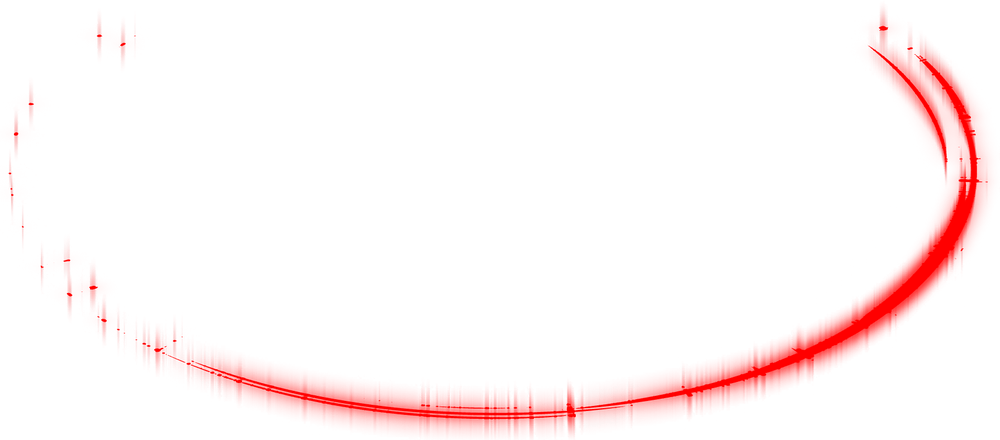
#> input picture AssetsLab/PackMe/MyGoodShades/MyGoodShades/Fx/ZagAmmoWeaponCirclesBright/ZagAmmoWeaponCirclesBright0001.png, 1000 x 440 px, shrunk from 1789 x 788 before the run, found by its file name; its folder holds only this picture in this run
$ python tint.py
#> lines starting #> are read from the running program, lines starting #| are printed output that depends on the picture
#> further down, img is the input picture: PIL image 1000x440 RGBA; mean R, G, B, A 41.2, 0, 0, 9.6
from PIL import Image, ImageOps, ImageEnhance
from PIL.ImageColor import getcolor, getrgb
from PIL.ImageOps import grayscale
import os

color = '#FF0000'
#color = '#e7eefe'
#directory = '../OGAssets/MineExplosion'
directory = 'ZagAmmoWeaponCirclesBright'
output_dir = 'Tinted'
saturation_degree = 1 # 1
contrast_degree = 3 # 5
brighten_degree = 1.5

# iterate over files in
# that directory

def image_tint(src, tint='#ffffff'):
#> called with tint = '#FF0000'
    src.load()
    r, g, b, alpha = src.split()
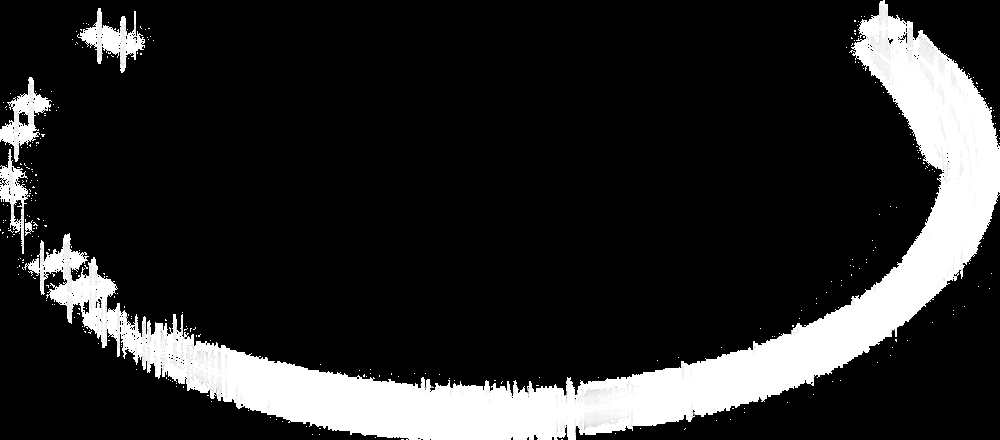
#> r: PIL image 1000x440 L; min 0, max 255, mean 41.2
#> g: PIL image 1000x440 L; every value is 0
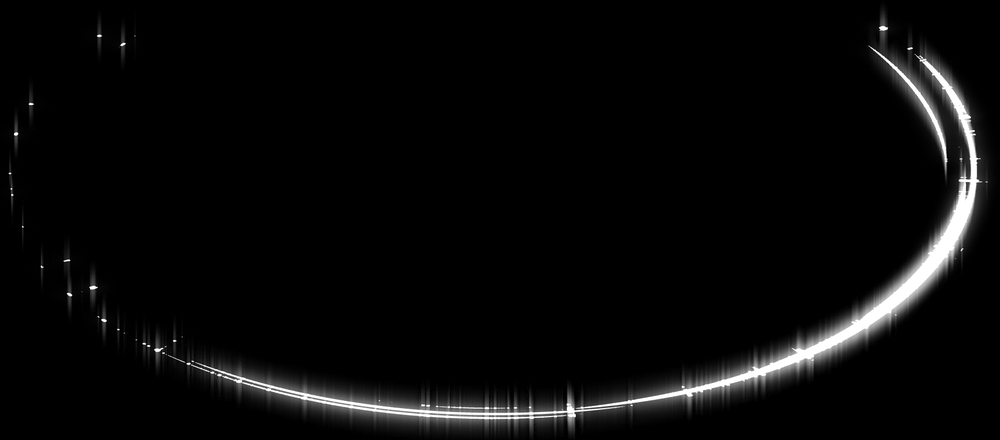
#> alpha: PIL image 1000x440 L; min 0, max 255, mean 9.6
    gray = ImageOps.grayscale(src)
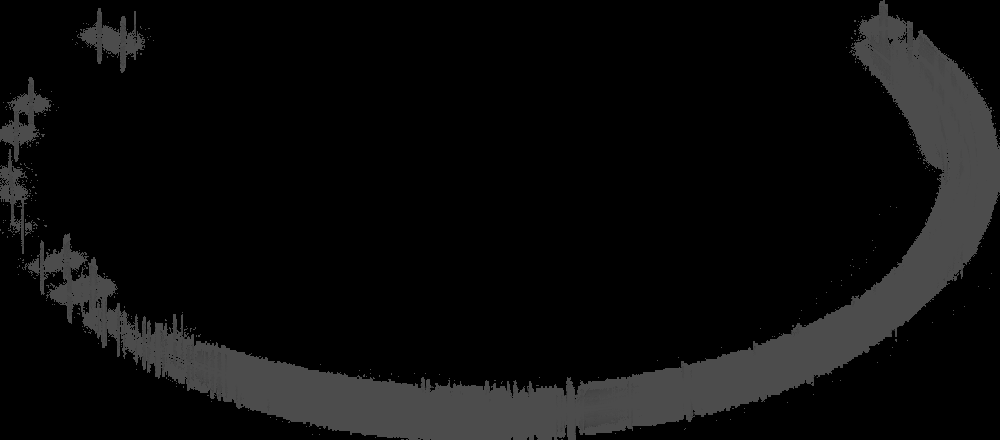
#> gray: PIL image 1000x440 L; min 0, max 76, mean 12.3
    # gray = ImageOps.autocontrast(gray)
    result = ImageOps.colorize(gray, (0, 0, 0, 0), tint)
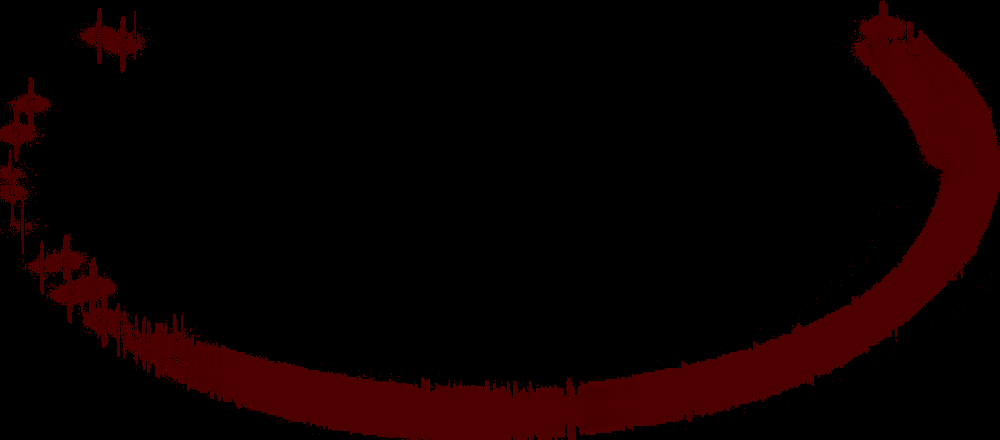
#> result: PIL image 1000x440 RGB; mean R, G, B 12.3, 0, 0
    result.putalpha(alpha)
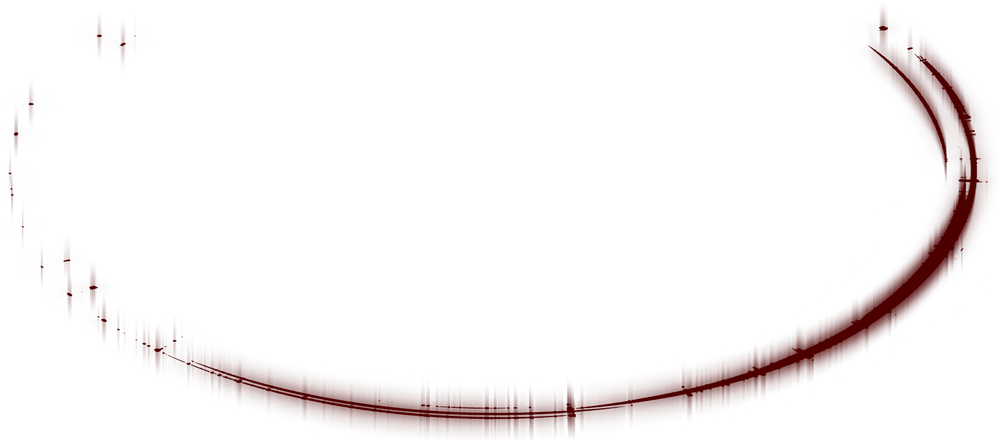
#> result: PIL image 1000x440 RGBA; mean R, G, B, A 12.3, 0, 0, 9.6; transparent parts drawn white
    return result


def saturate(src, saturate=1):
    converter = ImageEnhance.Color(img)
    return converter.enhance(saturate)


def contrast(src, contrast=1):
#> called with contrast = 3
    enhancer = ImageEnhance.Contrast(src)
    return enhancer.enhance(contrast)
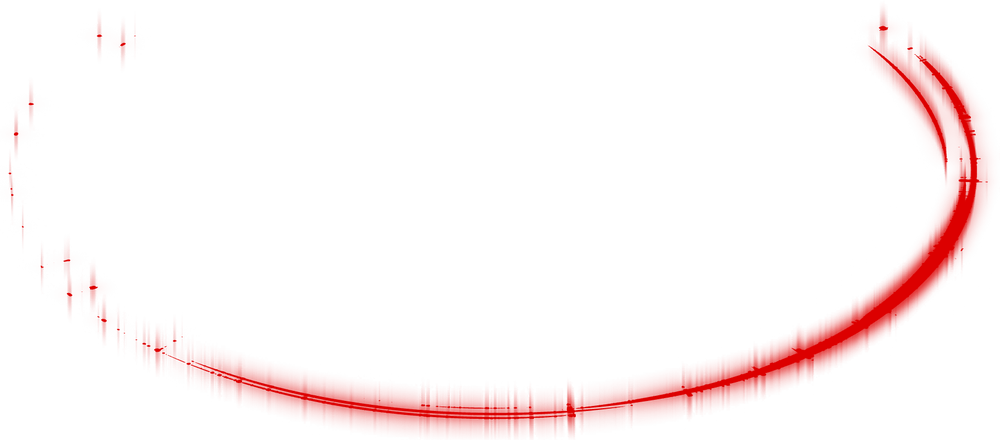
#> returned value: PIL image 1000x440 RGBA; mean R, G, B, A 35.6, 0, 0, 9.6; transparent parts drawn white


def brighten(src, brightness=1):
#> called with brightness = 1.5
    enhancer = ImageEnhance.Brightness(src)
    return enhancer.enhance(brightness)

def save_img(src, output_path):
    # src.show()
    src.save(output_path)


for filename in os.listdir(directory):
    f = os.path.join(directory, filename)
    # checking if it is a file
    if os.path.isfile(f):
        img = Image.open(f)

        img = image_tint(img, color)
        img =  saturate(img, saturation_degree)
        img = contrast(img, contrast_degree)
        img = brighten(img, brighten_degree)
        # img =  saturate(img, saturation_degree)

        filename = filename.replace("Hades", "Zag")
        output_path = os.path.join(output_dir, filename)
        save_img(img, output_path)
        # img.show()

$ run again, on AssetsLab/PackMe/MyGoodShades/MyGoodShades/Fx/ZagAmmoWeaponCirclesBright/ZagAmmoWeaponCirclesBright0005.png
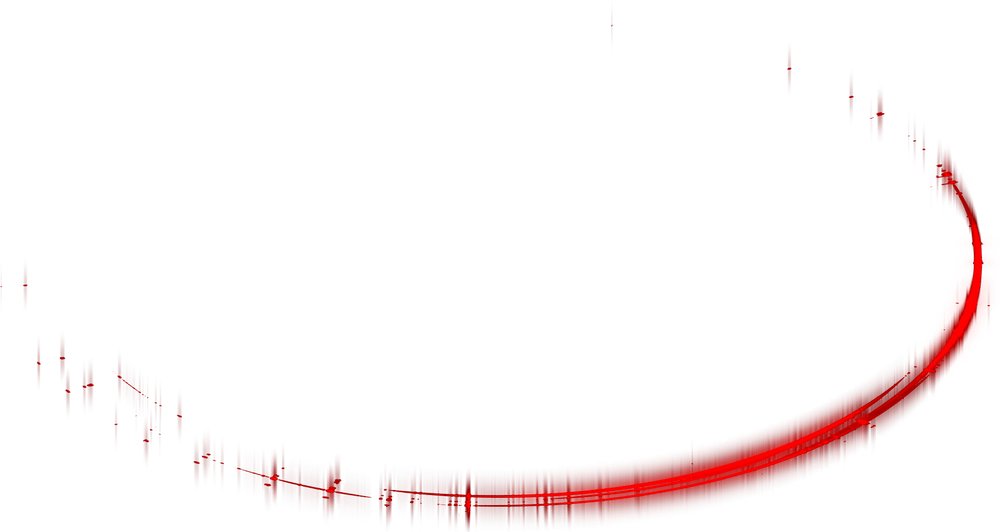
#> input picture AssetsLab/PackMe/MyGoodShades/MyGoodShades/Fx/ZagAmmoWeaponCirclesBright/ZagAmmoWeaponCirclesBright0005.png, 1000 x 532 px, shrunk from 1783 x 949 before the run, found by its file name
#> img is the input picture: PIL image 1000x532 RGBA; mean R, G, B, A 16.6, 0, 0, 7.4
#> g: PIL image 1000x532 L; every value is 0
#> in image_tint, `gray = ImageOps.grayscale(src)`:
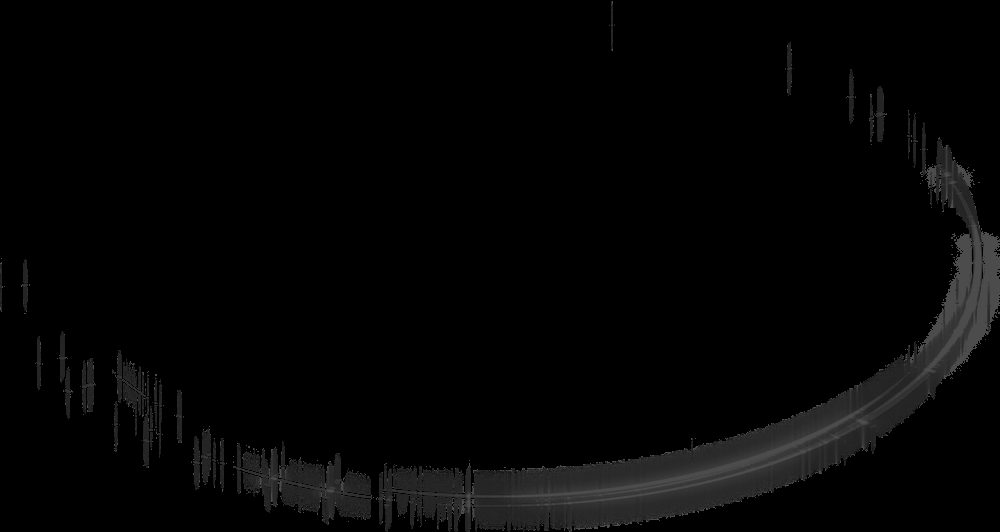
#> gray: PIL image 1000x532 L; min 0, max 76, mean 5
#> in brighten, `return enhancer.enhance(brightness)`:
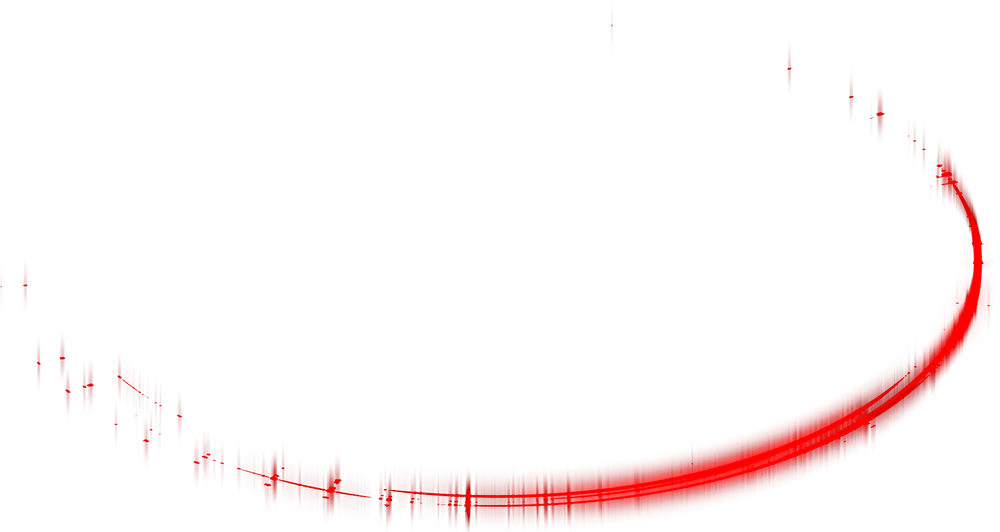
#> returned value: PIL image 1000x532 RGBA; mean R, G, B, A 20.6, 0, 0, 7.4; transparent parts drawn white

$ run again, on AssetsLab/PackMe/MyGoodShades/MyGoodShades/Fx/ZagAmmoWeaponCirclesBright/ZagAmmoWeaponCirclesBright0006.png
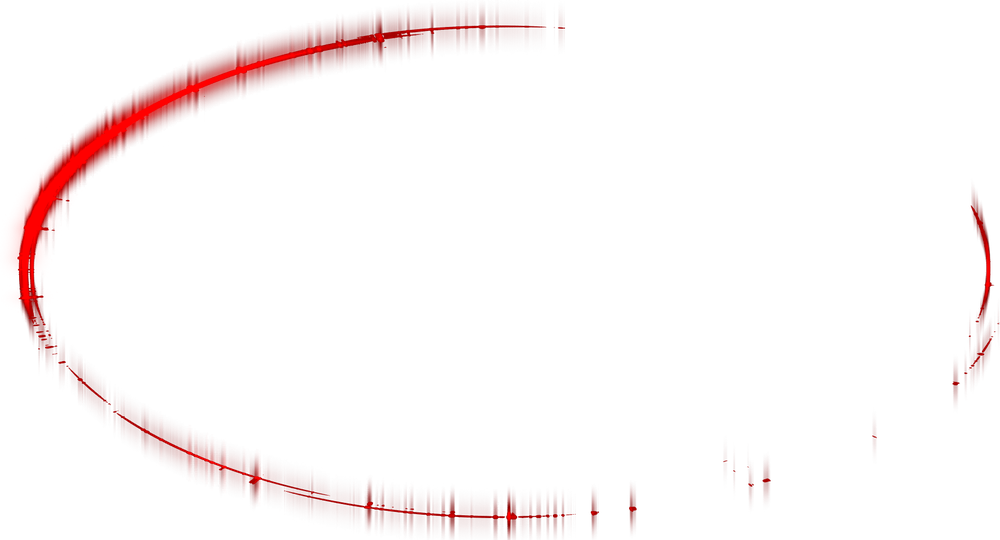
#> input picture AssetsLab/PackMe/MyGoodShades/MyGoodShades/Fx/ZagAmmoWeaponCirclesBright/ZagAmmoWeaponCirclesBright0006.png, 1000 x 540 px, shrunk from 1777 x 960 before the run, found by its file name
#> img is the input picture: PIL image 1000x540 RGBA; mean R, G, B, A 18, 0, 0, 7.2
#> g: PIL image 1000x540 L; every value is 0
#> in image_tint, `gray = ImageOps.grayscale(src)`:
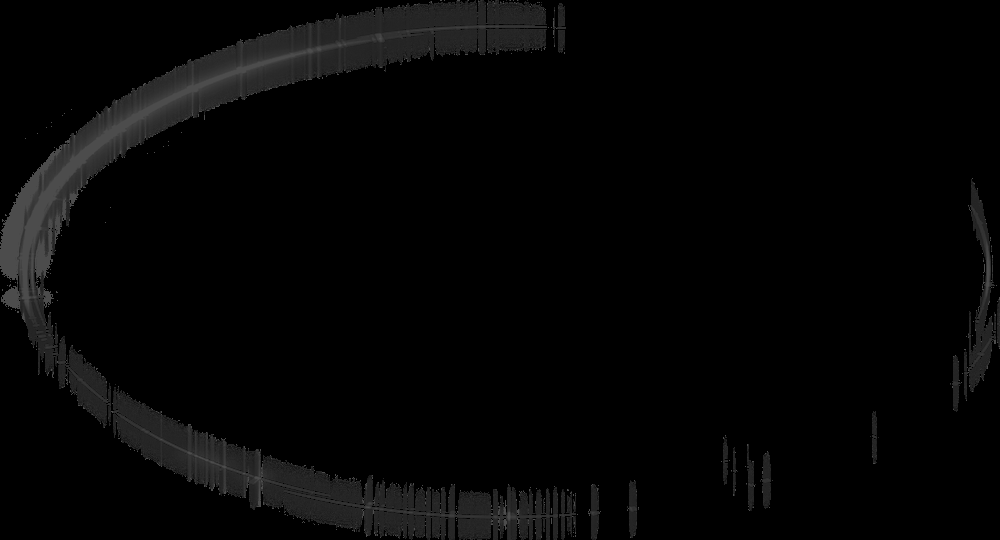
#> gray: PIL image 1000x540 L; min 0, max 76, mean 5.4
#> in image_tint, `result.putalpha(alpha)`:
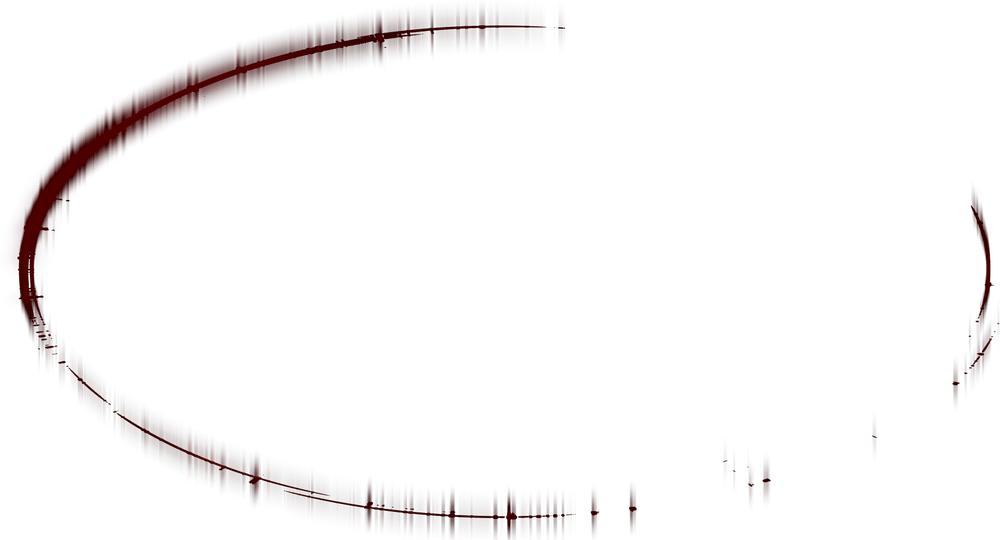
#> result: PIL image 1000x540 RGBA; mean R, G, B, A 5.4, 0, 0, 7.2; transparent parts drawn white
